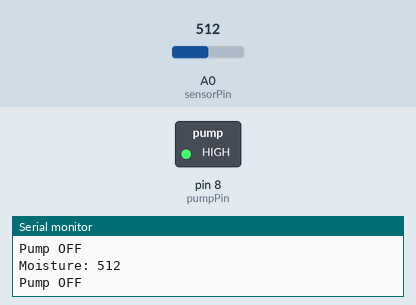
A sketch run on a simulated Arduino Uno, built with avr-gcc and run on an emulated ATmega328P. On the bench: switched loads named in the sketch (green lamp = pin HIGH), the last lines printed to the serial monitor. The test bench sets the inputs (shaded band); at power-on: A0 (sensorPin) = 512.

Above: at 2.8 s.
2.9 s: A0 (sensorPin) set to 637
5.6 s: A0 (sensorPin) set to 667
At 7.3 s:
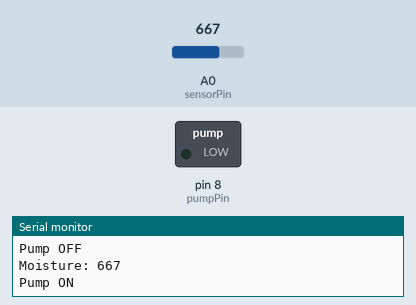
8.3 s: A0 (sensorPin) set to 640
At 10.4 s:
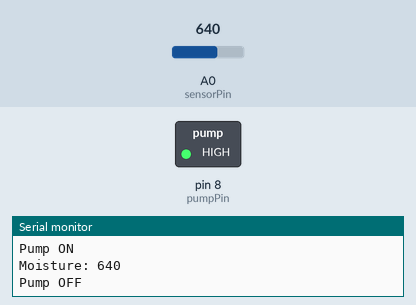
11.5 s: A0 (sensorPin) set to 660
At 13.1 s:
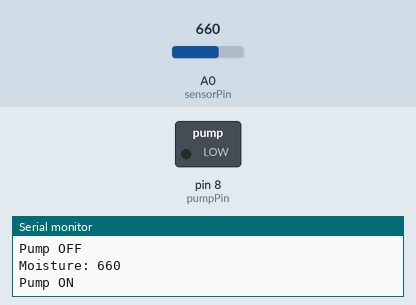
Timing chart, 0 to 14.6 s (numbered marks = the images above; inputs shaded):
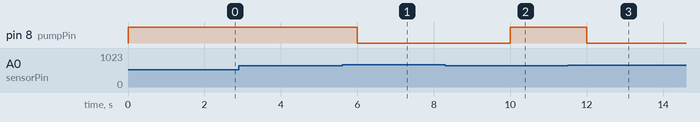

Measured:
- the behaviour switches between 650 and 651 on A0 (sensorPin) (found by bisection; images 0 and 1)
- after the input at 5.6 s, pin 8 (pumpPin): HIGH → LOW after 0.40 s
- after the input at 8.3 s, pin 8 (pumpPin): LOW → HIGH after 1.7 s
- after the input at 11.5 s, pin 8 (pumpPin): HIGH → LOW after 0.50 s

The sketch:

Task101.ino
```cpp
const int sensorPin = A0;
const int pumpPin = 8;
const int threshold = 650; // Adjust based on testing

void setup() {
  pinMode(pumpPin, OUTPUT);
  digitalWrite(pumpPin, HIGH); // Transistor OFF
  Serial.begin(9600);
}

void loop() {
  int moisture = analogRead(sensorPin);
  Serial.print("Moisture: ");
  Serial.println(moisture);

  if (moisture > threshold) {
    digitalWrite(pumpPin, LOW); // Transistor ON → Pump ON
    Serial.println("Pump ON");
  } else {
    digitalWrite(pumpPin, HIGH); // Transistor OFF → Pump OFF
    Serial.println("Pump OFF");
  }

  delay(2000);
}
```
